Frame 1 (no input): blank canvas, image omitted
Frame 60 (no input): blank canvas, image omitted
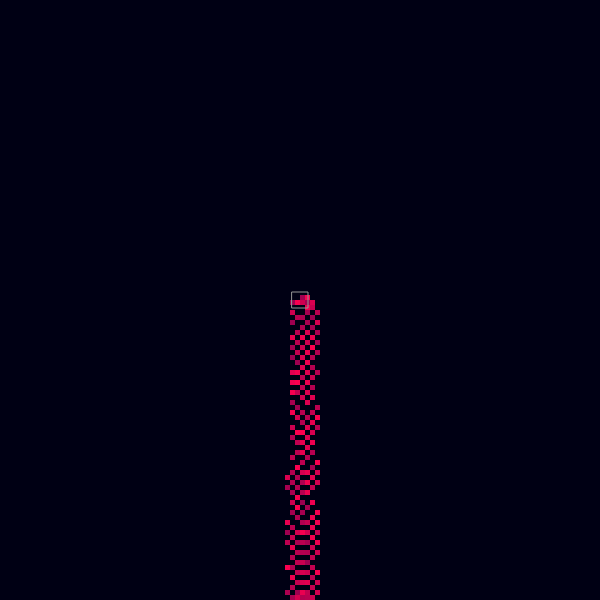
Frame 120 (the mouse pressed at the canvas centre since frame 60)

The p5.js sketch whose frames 1 and 60 were blank and that drew this single picture after the mouse press (run headless with seeded random() and noise() and a simulated clock; from frame 60 on, the mouse is pressed at the canvas centre):

// p5.js sketch
// ── sketch.js
// Adam Jones | falling sand | modified from Daniel Shiffman
// 1-23-2024

function make2DArray(rows, cols) {
  let arr = new Array(rows);
  for (let i = 0; i < arr.length; i++) {
    arr[i] = new Array(cols);
    for (let j = 0; j < arr[i].length; j++) {
      arr[i][j] = 0
    }
  }
  return arr;
}

let grid;
let w = 5;
let rows, cols;

function setup() {
  createCanvas(600, 600);
  rows = width/w;
  cols = height/w;
  let clear_button = createButton('CLEAR ✖');
  clear_button.addClass('clear_button');
  clear_button.mouseClicked(() => {
    grid = clearScr();
  })
  grid = make2DArray(rows, cols);
  for (let i = 0; i < rows; i++) {
    for (let j = 0; j < cols; j++) {
      grid[i][j] = 0;
    }
  }
}
function clearScr() {
  let clearArr = make2DArray(rows,cols);
  for (let i = 0; i < rows; i++) {
    for (let j = 0; j < cols; j++) {
      clearArr[i][j] = 0;
    }
  }
  return clearArr;
}

function mousePressed() {
  let mouserow = floor(mouseX/w);
  let mousecol = floor(mouseY/w);

  let matrix = 2;
  let extent = floor(matrix/2);
  for (let i = -extent; i <= extent; i++) {
    for (let j = -extent; j <= extent; j++){
      if (random(1) < 0.75) {
        let row = mouserow + i;
        let col = mousecol + j;
        if (row >= 0 && row <= rows - 1 && col >= 0 && col <= cols - 1) {
          grid[row][col] = 1;
        }
      }
    }
  }
}

function draw() {
  if (mouseIsPressed) {
    mousePressed();
  }
  background(0, 0, 20);
  for (let i = 0; i < rows; i++) {
    for (let j = 0; j < cols; j++) {
      noStroke();
      if (grid[i][j] == 1) {
      fill(grid[i][j] * random(155, 255), 0, grid[i][j] * 80);
      let x = i * w;
      let y = j * w;
      square(x,y,w)
      }
    }
  }
  let nextGrid = make2DArray(rows, cols);
  for (let i = 0; i < rows; i++) {
    for (let j = 0; j < cols; j++) {
      let state = grid[i][j];
      if (state === 1) {
        let below = grid[i][j+1];
        let dir = 1;
        if (random(1) < 0.5) {
          dir *= -1;
        }
        let belowL = -1;
        let belowR = -1;
        if (i - dir >= 0 && i - dir <= rows - 1) {
          belowL = grid[i-dir][j+1];
        }
        if (i + dir >= 0 && i + dir < rows - 1) {
          belowR = grid[i+dir][j+1];
        }
        if (below === 0) {
          nextGrid[i][j+1] = state;
        } else if (belowL === 0) {
          nextGrid[i-dir][j+1] = state;
        } else if (belowR === 0) {
          nextGrid[i+dir][j+1] = state;
        } else {
          nextGrid[i][j] = state;
        }
      }
    }
  }
  noFill()
  stroke(150)
  noCursor()
  square(mouseX-8,mouseY-8,16)
  grid = nextGrid;
}
